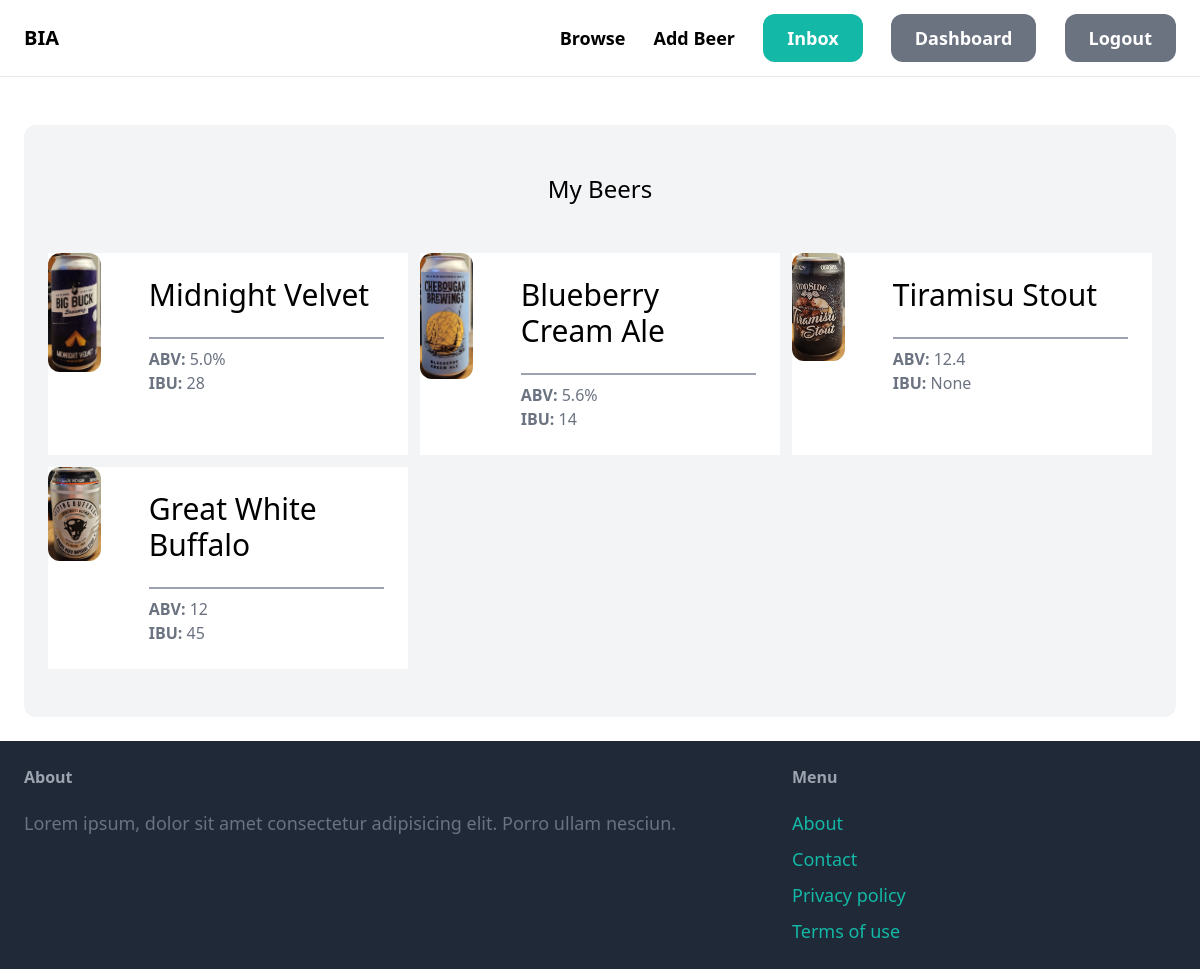
The page /dashboard/ (signed in) on the database its author committed.
### item/models.py (models this page shows, shortened)
class Item(models.Model):
    category = models.ForeignKey(
        Category, related_name='items', on_delete=models.CASCADE)
    name = models.CharField(max_length=255)
    brewery = models.CharField(max_length=255, blank=True, null=True)
    city = models.CharField(max_length=255, blank=True, null=True)
    state = models.CharField(max_length=255, blank=True, null=True)
    description = models.TextField(blank=True, null=True)
    abv = models.CharField(max_length=10, blank=True, null=True)
    ibu = models.CharField(max_length=10, blank=True, null=True)
    image = models.ImageField(upload_to='item_images', blank=True, null=True)
    quantity = models.IntegerField(default=0)
    created_by = models.ForeignKey(
        User, related_name='items', on_delete=models.CASCADE)
    created_at = models.DateTimeField(auto_now_add=True)
    updated_at = models.DateTimeField(auto_now_add=True)

### dashboard/views.py (the view)
# urls.py: path('', views.index, name='index'),
@login_required
def index(request):
    items = Item.objects.filter(created_by=request.user)
    return render(request, 'dashboard/index.html', {
        'items': items,
    })

### dashboard/templates/dashboard/index.html (shortened to what this page needs)
{% extends 'core/base.html' %}
{% block content %}
    <div class="mt-6 px-6 py-12 bg-gray-100 rounded-xl">
        <h2 class="mb-12 text-2xl text-center">My Beers</h2>
        <div class="grid grid-cols-3 gap-3 ">
            {% for item in items %}
            <a href="{% url 'item:detail' item.id %}">
                <div class="grid grid-cols-5 gap-6 bg-white h-full">
                  <div class="col-span-1  rounded-xl  ">
                      <img src="{{ item.image.url }}" alt="" srcset="" class="rounded-xl block my-auto">
                  </div>
                  <div class="col-span-4 p-6  rounded-xl">
                      <h1 class="mb-6 text-3xl">{{ item.name }}</h1>
                      <hr class="my-2 h-0.5 border-t-0 bg-gray-400 opacity-100 dark:opacity-50" />
                      <p class="text-gray-500"><strong>ABV: </strong>{{ item.abv}}</p>
                      <p class="text-gray-500"><strong>IBU: </strong>{{ item.ibu}}</p>
                  </div>
               </div>
            </a>
            {% endfor %}
        </div>
    </div>
{% endblock %}

### rows shown on the page
Item: image (picture), name "Midnight Velvet", abv "5.0%", ibu "28"
Item: image (picture), name "Blueberry Cream Ale", abv "5.6%", ibu "14"
Item: image (picture), name "Tiramisu Stout", abv "12.4", ibu "None"
Item: image (picture), name "Great White Buffalo", abv "12", ibu "45"
